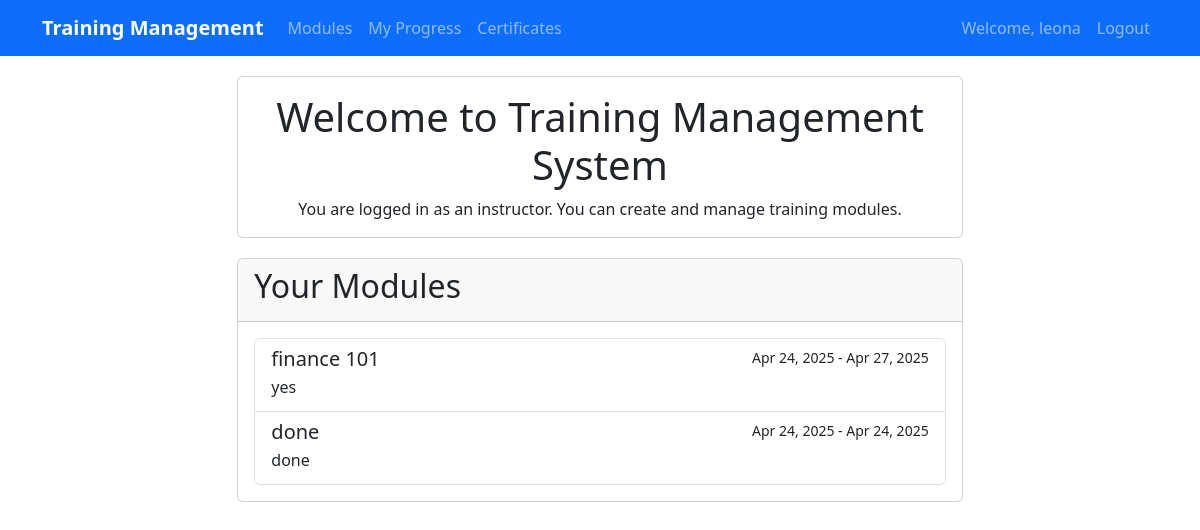
The app's page / (signed in) with its own data.
### training/models.py (models this page shows, shortened)
class Module(models.Model):
    title = models.CharField(max_length=200)
    description = models.TextField()
    instructor = models.ForeignKey(User, on_delete=models.CASCADE, related_name='modules_taught')
    created_at = models.DateTimeField(default=timezone.now)
    start_date = models.DateField()
    end_date = models.DateField()
    is_active = models.BooleanField(default=True)

### training/views.py (the view)
# urls.py: path('', views.home, name='home'),
def home(request):
    if request.user.is_authenticated:
        if request.user.is_staff:
            modules = Module.objects.filter(instructor=request.user)
        else:
            enrollments = Enrollment.objects.filter(student=request.user)
            modules = [e.module for e in enrollments]
        return render(request, 'training/home.html', {'modules': modules})
    return render(request, 'training/home.html')

### templates/training/home.html (shortened to what this page needs)
{% extends 'training/base.html' %}
{% block content %}
<div class="row">
    <div class="col-md-8 offset-md-2">
        <div class="card">
            <div class="card-body text-center">
                <h1 class="card-title">Welcome to Training Management System</h1>
                <p class="card-text">
                    {% if user.is_authenticated %}
                        {% if user.is_staff %}
                            You are logged in as an instructor. You can create and manage training modules.
                        {% else %}
                            You are logged in as a student. You can enroll in modules and track your progress.
                        {% endif %}
                    {% else %}
                        Please log in to access the training modules and resources.
                    {% endif %}
                </p>
            </div>
        </div>
        {% if user.is_authenticated and modules %}
            <div class="card">
                <div class="card-header">
                    <h2>Your Modules</h2>
                </div>
                <div class="card-body">
                    <div class="list-group">
                        {% for module in modules %}
                            <a href="{% url 'module_detail' pk=module.pk %}" class="list-group-item list-group-item-action">
                                <div class="d-flex w-100 justify-content-between">
                                    <h5 class="mb-1">{{ module.title }}</h5>
                                    <small>{{ module.start_date|date:"M d, Y" }} - {{ module.end_date|date:"M d, Y" }}</small>
                                </div>
                                <p class="mb-1">{{ module.description|truncatewords:20 }}</p>
                            </a>
                        {% endfor %}
                    </div>
                </div>
            </div>
        {% endif %}
    </div>
</div>
{% endblock %}

### templates/training/base.html (shortened to what this page needs)
<!DOCTYPE html>
<html lang="en">
<head>
    <link href="https://cdn.jsdelivr.net/npm/bootstrap@5.3.0/dist/css/bootstrap.min.css" rel="stylesheet">
</head>
<body>
    <nav class="navbar navbar-expand-lg navbar-dark bg-primary">
        <div class="container">
            <a class="navbar-brand" href="{% url 'home' %}">Training Management</a>
            <div class="collapse navbar-collapse" id="navbarNav">
                <ul class="navbar-nav me-auto">
                    {% if user.is_authenticated %}
                        <li class="nav-item">
                            <a class="nav-link" href="{% url 'module_list' %}">Modules</a>
                        </li>
                        <li class="nav-item">
                            <a class="nav-link" href="{% url 'progress_list' %}">My Progress</a>
                        </li>
                        <li class="nav-item">
                            <a class="nav-link" href="{% url 'certificate_list' %}">Certificates</a>
                        </li>
                    {% endif %}
                </ul>
                <ul class="navbar-nav">
                    {% if user.is_authenticated %}
                        <li class="nav-item">
                            <span class="nav-link">Welcome, {{ user.username }}</span>
                        </li>
                        <li class="nav-item">
                            <a class="nav-link" href="{% url 'logout' %}">Logout</a>
                        </li>
                    {% else %}
                        <li class="nav-item">
                            <a class="nav-link" href="{% url 'login' %}">Login</a>
                        </li>
                    {% endif %}
                </ul>
            </div>
        </div>
    </nav>
    <div class="container content">
        {% block content %}
        {% endblock %}
    </div>
</body>
</html>

### templates/training/base.html (style rules this page uses)
.navbar-brand { font-weight: bold; }
.content { padding: 20px; }
.card { margin-bottom: 20px; }

### records on screen
Module: title "finance 101", start_date "Apr 24, 2025", end_date "Apr 27, 2025", description "yes"
Module: title "done", start_date "Apr 24, 2025", end_date "Apr 24, 2025", description "done"

### other values on screen
{{ user.username }} "leona"
